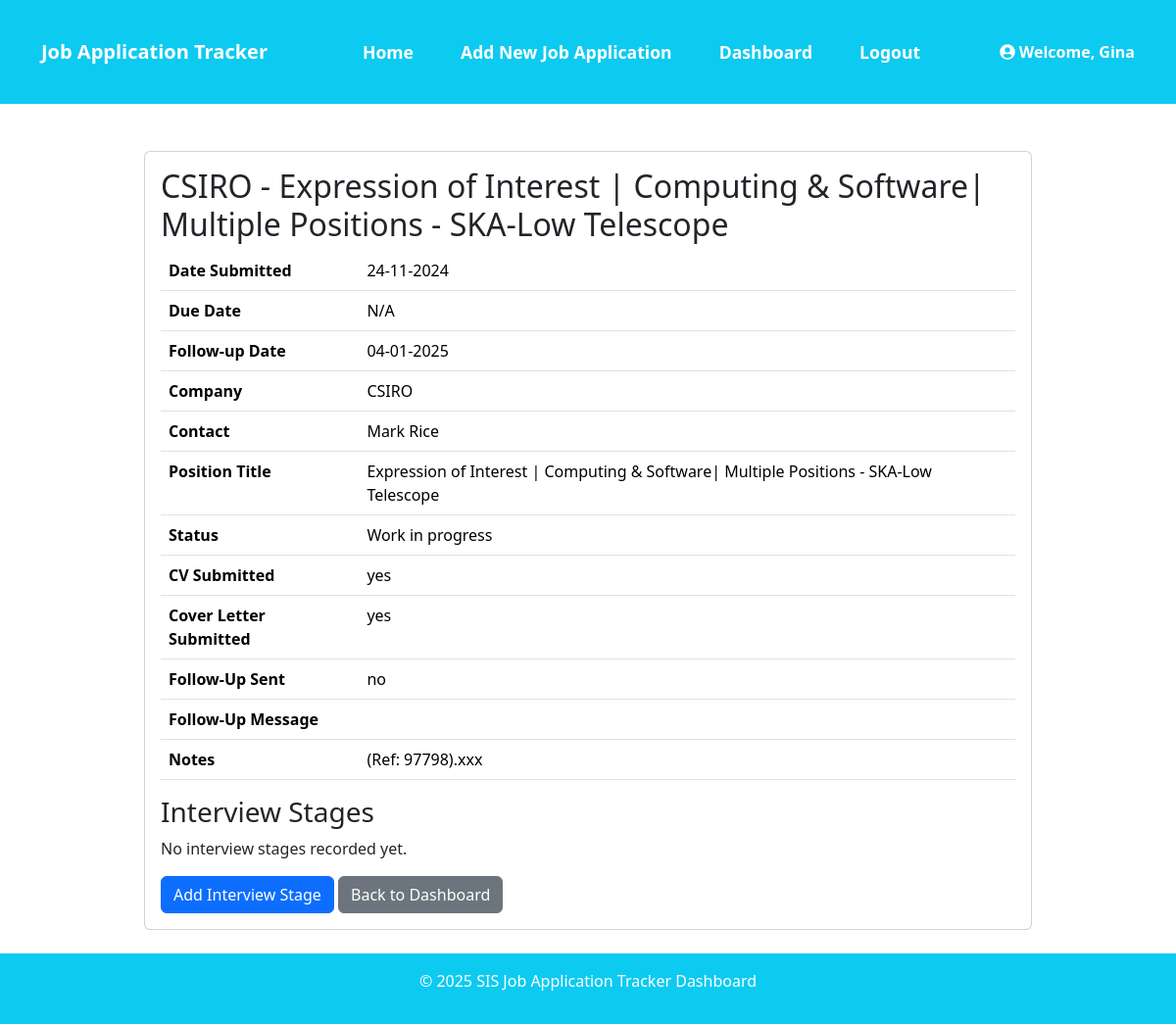
The page /application/2 (signed in) on the database its author committed.
### models.py (models this page shows, shortened)
class User(UserMixin, db.Model):
    id = db.Column(db.Integer, primary_key=True)
    username = db.Column(db.String(64), unique=True, nullable=False)
    email = db.Column(db.String(120), unique=True, nullable=False)
    password_hash = db.Column(db.String(256))

class JobApplication(db.Model):
    id = db.Column(db.Integer, primary_key=True)
    date_submitted = db.Column(db.Date, nullable=True)
    due_date = db.Column(db.Date, nullable=True)
    follow_up_date = db.Column(db.Date, nullable=True)
    company = db.Column(db.String(120), nullable=False)
    contact = db.Column(db.String(120), nullable=True)
    position_title = db.Column(db.String(120), nullable=False)
    status = db.Column(db.String(50), nullable=False)
    cv_submitted = db.Column(db.String(10), nullable=False)
    cover_letter_submitted = db.Column(db.String(10), nullable=False)
    follow_up_sent = db.Column(db.String(10), nullable=False)
    follow_up_message = db.Column(db.Text, nullable=True)
    notes = db.Column(db.Text, nullable=True)
    user_id = db.Column(db.Integer, db.ForeignKey('user.id'), nullable=False)
    highlight = db.Column(db.Boolean, default=False)
    user = db.relationship('User', backref=db.backref('job_applications', lazy=True))
    @hybrid_property
    def priority(self):
        today = datetime.utcnow().date()
        if self.due_date and self.due_date <= today + timedelta(days=2):
            return 'high'
        elif self.status == 'Offer Received':
            return 'completed'
        else:
            return 'normal'

### app.py (the view)
@app.route('/application/<int:application_id>', methods=['GET'])
@login_required
def view_application(application_id):
    application = JobApplication.query.get_or_404(application_id)
    if application.user_id != current_user.id:
        flash("You are not authorized to view this application.", "danger")
        return redirect(url_for('dashboard'))
    return render_template('view_application.html', application=application)

### app.py (called while the page is built)
@login_manager.user_loader
def load_user(user_id):
    return db.session.get(User, int(user_id))

### templates/view_application.html (shortened to what this page needs)
{% extends "base.html" %}
{% import "bootstrap/wtf.html" as wtf %}
{% block content %}
<div class="container mt-5">
    <div class="row justify-content-center my-3">
        <div class="col-lg-10">
            <div class="card">
                <div class="card-body">
                    <h2 class="card-title">{{ application.company }} - {{ application.position_title }}</h2>
                    <table class="table">
                        <tr>
                            <th>Date Submitted</th>
                            <td>{{ application.date_submitted.strftime('%d-%m-%Y') if application.date_submitted else 'N/A' }}</td>
                        </tr>
                        <tr>
                            <th>Due Date</th>
                            <td>{{ application.due_date.strftime('%d-%m-%Y') if application.due_date else 'N/A' }}</td>
                        </tr>
                        <tr>
                            <th>Follow-up Date</th>
                            <td>{{ application.follow_up_date.strftime('%d-%m-%Y') if application.follow_up_date else 'N/A' }}</td>
                        </tr>
                        <tr>
                            <th>Company</th>
                            <td>{{ application.company }}</td>
                        </tr>
                        <tr>
                            <th>Contact</th>
                            <td>{{ application.contact }}</td>
                        </tr>
                        <tr>
                            <th>Position Title</th>
                            <td>{{ application.position_title }}</td>
                        </tr>
                        <tr>
                            <th>Status</th>
                            <td>{{ application.status }}</td>
                        </tr>
                        <tr>
                            <th>CV Submitted</th>
                            <td>{{ application.cv_submitted }}</td>
                        </tr>
                        <tr>
                            <th>Cover Letter Submitted</th>
                            <td>{{ application.cover_letter_submitted }}</td>
                        </tr>
                        <tr>
                            <th>Follow-Up Sent</th>
                            <td>{{ application.follow_up_sent }}</td>
                        </tr>
                        <tr>
                            <th>Follow-Up Message</th>
                            <td>{{ application.follow_up_message }}</td>
                        </tr>
                        <tr>
                            <th>Notes</th>
                            <td>{{ application.notes }}</td>
                        </tr>
                    </table>
                    <div class="row align-items-center">
                        <h3>Interview Stages</h3>
                        {% if application.interview_stages %}
                            <table class="table table-bordered">
                                <thead>
                                    <tr>
                                        <th>Stage</th>
                                        <th>Date</th>
                                        <th>Status</th>
                                        <th>Notes</th>
                                        <th>Actions</th>
                                    </tr>
                                </thead>
                                <tbody>
                                    {% for stage in application.interview_stages %}
                                    <tr>
                                        <td>{{ stage.stage_name }}</td>
                                        <td>{{ stage.date.strftime('%Y-%m-%d') if stage.date else 'N/A' }}</td>
                                        <td>{{ stage.status }}</td>
                                        <td>{{ stage.notes }}</td>
                                        <td>
                                            <a href="{{ url_for('edit_interview_stage', stage_id=stage.id) }}" class="btn btn-sm btn-warning">Edit</a>
                                            <form action="{{ url_for('delete_interview_stage', stage_id=stage.id) }}" method="POST" style="display: inline;">
                                                <input type="hidden" name="csrf_token" value="{{ csrf_token() }}"/>
                                                <button type="submit" class="btn btn-sm btn-danger" onclick="return confirm('Are you sure you want to delete this interview stage?');">Delete</button>
                                            </form>
                                        </td>
                                    </tr>
                                    {% endfor %}
                                </tbody>
                            </table>
                        {% else %}
                            <p>No interview stages recorded yet.</p>
                        {% endif %}
                    </div>
                    <div class="d-grip gap-2">
                        <a class="btn btn-primary" href="{{ url_for('add_interview_stage', application_id=application.id) }}"
                            role="button">Add Interview Stage</a>
                        <a class="btn btn-secondary" href="{{ url_for('dashboard') }}"
                            role="button">Back to Dashboard</a>
                    </div>
                </div>
            </div>
        </div>
    </div>
</div>
{% endblock %}

### templates/base.html (shortened to what this page needs)
<!DOCTYPE html>
<html lang="en">
<head>
    <link href="https://cdn.jsdelivr.net/npm/bootstrap@5.3.3/dist/css/bootstrap.min.css" rel="stylesheet">
    <link rel="stylesheet" href="https://cdnjs.cloudflare.com/ajax/libs/font-awesome/5.15.3/css/all.min.css">
    <link rel="stylesheet" href="{{ url_for('static', filename='style.css') }}">
</head>
<body>
    <header class="bg-info text-white text-center py-3 mb-4">
        <nav class="navbar navbar-expand-lg navbar-dark">
            <div class="container">
                <a class="navbar-brand fw-bold" href="{{ url_for('dashboard') }}">Job Application Tracker</a>
                <div class="collapse navbar-collapse justify-content-center" id="navbarNav">
                    <ul class="navbar-nav">
                        <li class="nav-item">
                            <a class="nav-link {% if request.endpoint == 'index' %}active{% endif %}" href="{{ url_for('index') }}">Home</a>
                        </li>
                        <li class="nav-item">
                            <a class="nav-link {% if request.endpoint == 'form' %}active{% endif %}" href="{{ url_for('form') }}">Add New Job Application</a>
                        </li>
                        <li class="nav-item">
                            <a class="nav-link {% if request.endpoint == 'dashboard' %}active{% endif %}" href="{{ url_for('dashboard') }}">Dashboard</a>
                        </li>
                        {% if current_user.is_authenticated %}
                        <li class="nav-item">
                            <a class="nav-link {% if request.endpoint == 'logout' %}active{% endif %}" href="{{ url_for('logout') }}">Logout</a>
                        </li>
                        {% endif %}
                    </ul>
                </div>
                {% if current_user.is_authenticated %}
                <div class="navbar-text text-white ms-auto">
                    <i class="fas fa-user-circle"></i> Welcome, {{ current_user.username }}
                </div>
                {% endif %}
            </div>
        </nav>
    </header>
    <main class="container">
        {% block content %}{% endblock %}
    </main>
    <footer class="bg-info text-white text-center py-3 mt-4">
        <p>&copy; 2025 SIS Job Application Tracker Dashboard</p>
    </footer>
</body>
</html>

### static/style.css (style rules this page uses)
.navbar-nav .nav-item { font-size: 1.1rem; font-weight: bold; padding: 0.5rem 1rem; }
.navbar-nav .nav-link { color: white !important; }
.navbar-text { font-size: 1rem; font-weight: bold; }

### rows shown on the page
User: username "Gina"
JobApplication: company "CSIRO", position_title "Expression of Interest | Computing & Software| Multiple Positions - SKA-Low Telescope", date_submitted "24-11-2024", due_date "N/A", follow_up_date "04-01-2025", contact "Mark Rice", status "Work in progress", cv_submitted "yes", cover_letter_submitted "yes", follow_up_sent "no", notes "(Ref: 97798).xxx"
